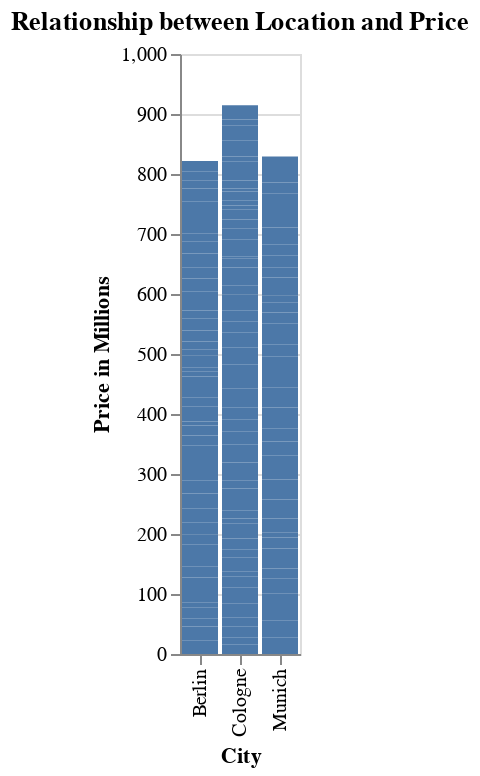

Here is the notebook cell this chart was saved with:
### Markdown cell above
# Further Research / Aggregation

### Code cell
location = alt.Chart(location_df).mark_bar().encode(
    alt.X('City'),
    y='Price in Millions'
    ).properties(
    title = "Relationship between Location and Price",
)


location

### Figure 1 — Vega-Lite specification as saved in the notebook (floating-point values rounded to 4 significant figures; data arrays with more than 128 entries replaced by an {"elided": "..."} marker saying what was removed)
{"config": {"view": {"continuousWidth": 400, "continuousHeight": 300}}, "data": {"name": "data-0876fae07ed9b8046c222e87c4d1b9fd"}, "mark": "bar", "encoding": {"x": {"type": "nominal", "field": "City"}, "y": {"type": "quantitative", "field": "Price in Millions"}}, "title": "Relationship between Location and Price", "$schema": "https://vega.github.io/schema/vega-lite/v4.8.1.json", "datasets": {"data-0876fae07ed9b8046c222e87c4d1b9fd": {"elided": "150 records"}}}
